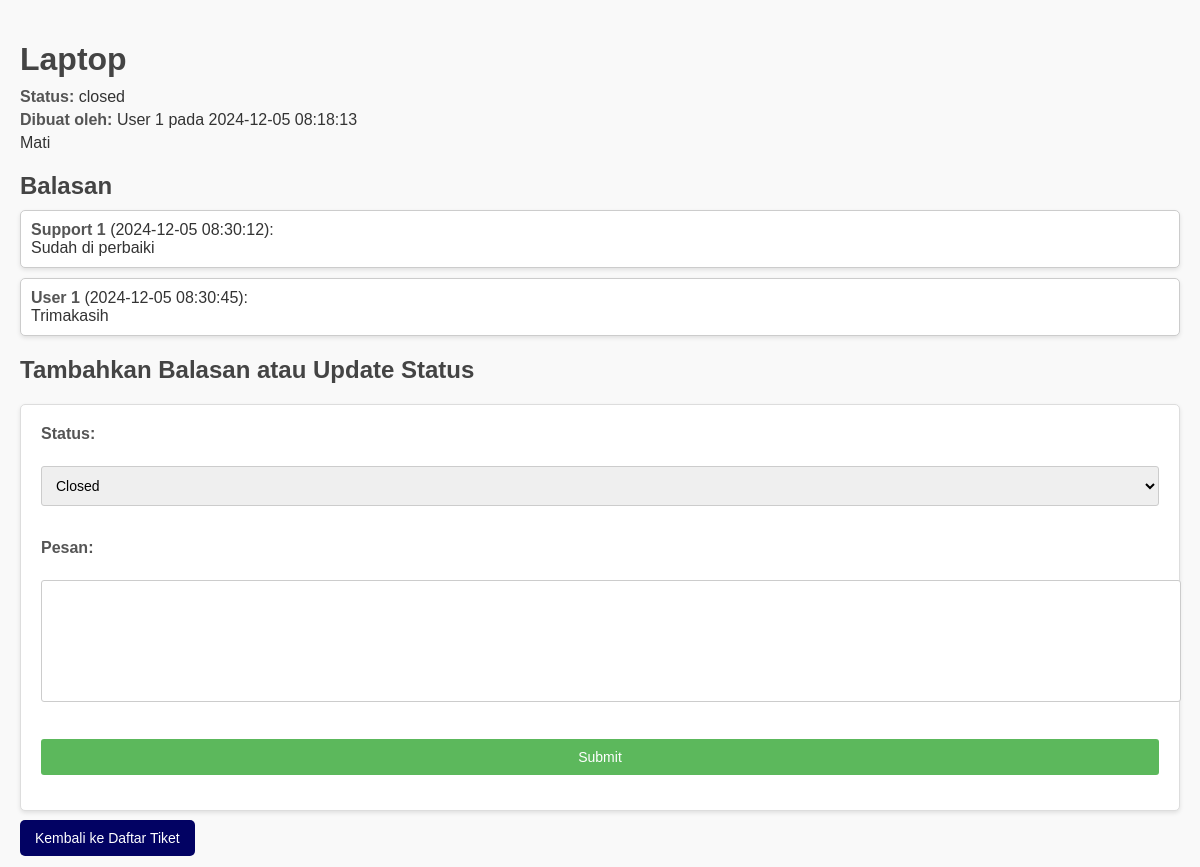
/support/view_ticket.php?id=1 (signed in), run on the app's committed database.
### tables this page shows
CREATE TABLE `tickets` (
  `id` int(11) NOT NULL,
  `user_id` int(11) NOT NULL,
  `subject` varchar(255) NOT NULL,
  `description` text NOT NULL,
  `status` enum('open','pending','closed') NOT NULL,
  `created_at` timestamp NULL DEFAULT current_timestamp(),
  `updated_at` timestamp NULL DEFAULT NULL ON UPDATE current_timestamp(),
  `assigned_to` int(11) DEFAULT NULL
);

CREATE TABLE `users` (
  `id` int(11) NOT NULL,
  `username` varchar(255) NOT NULL,
  `password` varchar(255) NOT NULL,
  `role` enum('admin','support','user') NOT NULL,
  `nama` varchar(255) NOT NULL,
  `email` varchar(255) NOT NULL
);

CREATE TABLE `replies` (
  `id` int(11) NOT NULL,
  `ticket_id` int(11) NOT NULL,
  `user_id` int(11) NOT NULL,
  `message` text NOT NULL,
  `created_at` timestamp NULL DEFAULT current_timestamp()
);

### support/view_ticket.php (the view, shortened to what this page needs)
<?php
include '../includes/database.php';
if (isset($_GET["id"])) {
    $ticket_id = $_GET["id"];
    $sql = "SELECT t.*, u.nama AS nama_user
            FROM tickets t
            JOIN users u ON t.user_id = u.id
            WHERE t.id = $ticket_id";
    $result = $conn->query($sql);
    $ticket = $result->fetch_assoc();
    $sql = "SELECT r.*, u.nama AS nama_pengirim
            FROM replies r
            JOIN users u ON r.user_id = u.id
            WHERE r.ticket_id = $ticket_id
            ORDER BY r.created_at ASC";
    $replies_result = $conn->query($sql);
    ?>
    <!DOCTYPE html>
    <html>
    <head>
      <link rel="stylesheet" href="../css/viewtiket.css">
    </head>
    <body>
    <h1><?php echo $ticket['subject']; ?></h1>
    <p><strong>Status:</strong> <?php echo $ticket['status']; ?></p>
    <p><strong>Dibuat oleh:</strong> <?php echo $ticket['nama_user']; ?> pada <?php echo $ticket['created_at']; ?></p>
    <p><?php echo $ticket['description']; ?></p>
    <h2>Balasan</h2>
    <?php if ($replies_result->num_rows > 0): ?>
      <?php while ($reply = $replies_result->fetch_assoc()): ?>
        <div style="border: 1px solid #ccc; padding: 10px; margin-bottom: 10px;">
          <p><strong><?php echo $reply['nama_pengirim']; ?></strong> (<?php echo $reply['created_at']; ?>):</p>
          <p><?php echo $reply['message']; ?></p>
        </div>
      <?php endwhile; ?>
    <?php else: ?>
      <p>Belum ada balasan pada tiket ini.</p>
    <?php endif; ?>
    <h2>Tambahkan Balasan atau Update Status</h2>
    <form method="post" action="<?php echo htmlspecialchars($_SERVER["PHP_SELF"] . "?id=" . $ticket_id); ?>">
      <label for="status">Status:</label><br>
      <select id="status" name="status">
        <option value="closed" <?php if ($ticket['status'] == 'closed') echo 'selected'; ?>>Closed</option>
      </select><br><br>
      <label for="message">Pesan:</label><br>
      <textarea id="message" name="message"></textarea><br><br>
      <input type="submit" value="Submit">
    </form>
    <br>
    <a href="index.php">Kembali ke Daftar Tiket</a>
    </body>
    </html>
    <?php
} else {
    header("Location: index.php");
    exit();
}
?>

### css/viewtiket.css (style rules this page uses)
body { font-family: Arial, sans-serif; background-color: #f9f9f9; margin: 0; padding: 20px; color: #333; }
h1, h2 { text-align: left; color: #444; margin-bottom: 10px; }
p { margin: 5px 0; }
strong { color: #555; }
div { border: 1px solid #ddd; border-radius: 5px; background-color: #fff; padding: 15px; margin-bottom: 10px; box-shadow: 0 2px 4px rgba(0, 0, 0, 0.1); }
div p { margin: 0; }
form { background-color: #fff; padding: 20px; border: 1px solid #ddd; border-radius: 5px; box-shadow: 0 2px 4px rgba(0, 0, 0, 0.1); margin-top: 20px; }
label { font-weight: bold; margin-bottom: 5px; display: block; color: #555; }
select, textarea, input[type="submit"] { width: 100%; padding: 10px; margin-bottom: 15px; border: 1px solid #ccc; border-radius: 3px; font-size: 14px; }
textarea { height: 100px; resize: none; }
input[type="submit"] { background-color: #5cb85c; color: white; border: none; cursor: pointer; }
a { text-decoration: none; color: white; background-color: #020263; padding: 10px 15px; border-radius: 5px; font-size: 14px; }

### data on the page
tickets: subject "Laptop", status "closed", user.nama "User 1", created_at "2024-12-05 08:18:13", description "Mati", status "Closed"
replies: user.nama "Support 1", created_at "2024-12-05 08:30:12", message "Sudah di perbaiki"
replies: user.nama "User 1", created_at "2024-12-05 08:30:45", message "Trimakasih"
